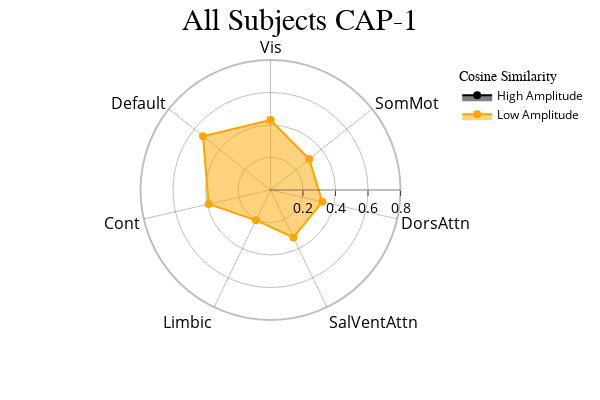
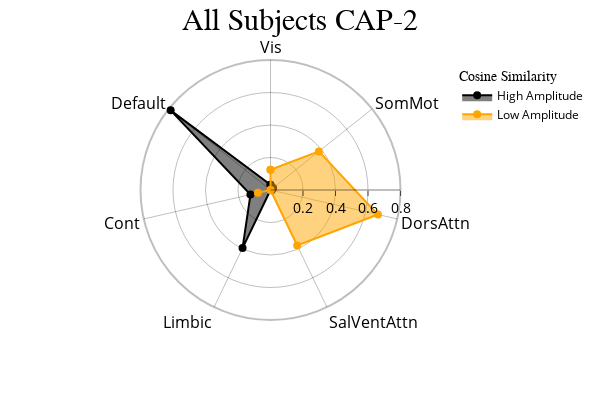
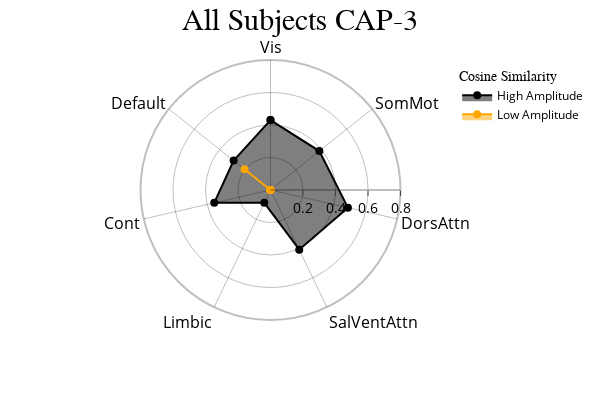

The cell these charts' notebook holds for them, in order:
### Markdown cell above
<font size="6">CAPs to Radar Plots </font>

 <font size="3">Radar plots showing the cosine similarity between each network and the positive ("High Amplitude") and negative ("Low Amplitude") activations in each CAP. Since this function assumes that the matrix subjected to kmeans clustering was standardized, "High Amplitude" represents values above the mean (0) and "Low Amplitude" represents values below the mean (0). During calculation of the "Low Amplitude" cosine similarity, the inverse is computed to turn this similarity positive for visualization purposes.</font>

### Code cell
radialaxis = {
    "showline": True,
    "linewidth": 2,
    "linecolor": "rgba(0, 0, 0, 0.25)",
    "gridcolor": "rgba(0, 0, 0, 0.25)",
    "ticks": "outside",
    "tickfont": {"size": 14, "color": "black"},
    "range": [0, 0.8],
    "tickvals": ["", 0.2, "", 0.4, "", 0.6, "", 0.8],
}

legend = {
    "yanchor": "top",
    "y": 0.99,
    "x": 0.99,
    "title_font_family": "Times New Roman",
    "font": {"size": 12, "color": "black"},
}

colors = {"High Amplitude": "black", "Low Amplitude": "orange"}

cap_analysis.caps2radar(
    radialaxis=radialaxis, height=400, width=600, color_discrete_map=colors, legend=legend
)

### Figure 1 — Plotly figure (JSON) as saved in the notebook; plotly's stock layout.template omitted (floating-point values rounded to 4 significant figures)
{"data": [{"fill": "toself", "hovertemplate": "color=High Amplitude<br>r=%{r}<br>Regions=%{theta}<extra></extra>", "legendgroup": "High Amplitude", "line": {"color": "black", "dash": "solid"}, "marker": {"size": 8, "symbol": "circle"}, "mode": "markers+lines", "name": "High Amplitude", "r": [NaN, NaN, NaN, NaN, NaN, NaN, NaN, NaN], "showlegend": true, "subplot": "polar", "theta": ["Vis", "SomMot", "DorsAttn", "SalVentAttn", "Limbic", "Cont", "Default", "Vis"], "type": "scatterpolar"}, {"fill": "toself", "hovertemplate": "color=Low Amplitude<br>r=%{r}<br>Regions=%{theta}<extra></extra>", "legendgroup": "Low Amplitude", "line": {"color": "orange", "dash": "solid"}, "marker": {"size": 8, "symbol": "circle"}, "mode": "markers+lines", "name": "Low Amplitude", "r": [0.4307, 0.3049, 0.3271, 0.3242, 0.2062, 0.3903, 0.5314, 0.4307], "showlegend": true, "subplot": "polar", "theta": ["Vis", "SomMot", "DorsAttn", "SalVentAttn", "Limbic", "Cont", "Default", "Vis"], "type": "scatterpolar"}], "layout": {"height": 400, "legend": {"font": {"color": "black", "size": 12}, "title": {"font": {"family": "Times New Roman"}, "text": "Cosine Similarity"}, "tracegroupgap": 0, "x": 0.99, "y": 0.99, "yanchor": "top"}, "margin": {"t": 60}, "polar": {"angularaxis": {"categoryarray": ["Vis", "SomMot", "DorsAttn", "SalVentAttn", "Limbic", "Cont", "Default", "Vis", "SomMot", "DorsAttn", "SalVentAttn", "Limbic", "Cont", "Default"], "categoryorder": "array", "direction": "clockwise", "gridcolor": "rgba(0, 0, 0, 0.25)", "linecolor": "rgba(0, 0, 0, 0.25)", "linewidth": 2, "rotation": 90, "showline": true, "tickfont": {"color": "black", "size": 16}}, "bgcolor": "white", "domain": {"x": [0, 1], "y": [0, 1]}, "radialaxis": {"gridcolor": "rgba(0, 0, 0, 0.25)", "linecolor": "rgba(0, 0, 0, 0.25)", "linewidth": 2, "range": [0, 0.8], "showline": true, "tickfont": {"color": "black", "size": 14}, "ticks": "outside", "tickvals": ["", 0.2, "", 0.4, "", 0.6, "", 0.8]}}, "showlegend": true, "title": {"font": {"color": "black", "family": "Times New Roman", "size": 30}, "text": "All Subjects CAP-1", "x": 0.5}, "width": 600}}

### Figure 2 — Plotly figure (JSON) as saved in the notebook; plotly's stock layout.template omitted (floating-point values rounded to 4 significant figures)
{"data": [{"fill": "toself", "hovertemplate": "color=High Amplitude<br>r=%{r}<br>Regions=%{theta}<extra></extra>", "legendgroup": "High Amplitude", "line": {"color": "black", "dash": "solid"}, "marker": {"size": 8, "symbol": "circle"}, "mode": "markers+lines", "name": "High Amplitude", "r": [0.03242, 0.02026, 0.007891, 0.0, 0.3966, 0.1266, 0.786, 0.03242], "showlegend": true, "subplot": "polar", "theta": ["Vis", "SomMot", "DorsAttn", "SalVentAttn", "Limbic", "Cont", "Default", "Vis"], "type": "scatterpolar"}, {"fill": "toself", "hovertemplate": "color=Low Amplitude<br>r=%{r}<br>Regions=%{theta}<extra></extra>", "legendgroup": "Low Amplitude", "line": {"color": "orange", "dash": "solid"}, "marker": {"size": 8, "symbol": "circle"}, "mode": "markers+lines", "name": "Low Amplitude", "r": [0.1248, 0.3809, 0.6779, 0.3789, 0.0, 0.07931, 0.0, 0.1248], "showlegend": true, "subplot": "polar", "theta": ["Vis", "SomMot", "DorsAttn", "SalVentAttn", "Limbic", "Cont", "Default", "Vis"], "type": "scatterpolar"}], "layout": {"height": 400, "legend": {"font": {"color": "black", "size": 12}, "title": {"font": {"family": "Times New Roman"}, "text": "Cosine Similarity"}, "tracegroupgap": 0, "x": 0.99, "y": 0.99, "yanchor": "top"}, "margin": {"t": 60}, "polar": {"angularaxis": {"categoryarray": ["Vis", "SomMot", "DorsAttn", "SalVentAttn", "Limbic", "Cont", "Default", "Vis", "SomMot", "DorsAttn", "SalVentAttn", "Limbic", "Cont", "Default"], "categoryorder": "array", "direction": "clockwise", "gridcolor": "rgba(0, 0, 0, 0.25)", "linecolor": "rgba(0, 0, 0, 0.25)", "linewidth": 2, "rotation": 90, "showline": true, "tickfont": {"color": "black", "size": 16}}, "bgcolor": "white", "domain": {"x": [0, 1], "y": [0, 1]}, "radialaxis": {"gridcolor": "rgba(0, 0, 0, 0.25)", "linecolor": "rgba(0, 0, 0, 0.25)", "linewidth": 2, "range": [0, 0.8], "showline": true, "tickfont": {"color": "black", "size": 14}, "ticks": "outside", "tickvals": ["", 0.2, "", 0.4, "", 0.6, "", 0.8]}}, "showlegend": true, "title": {"font": {"color": "black", "family": "Times New Roman", "size": 30}, "text": "All Subjects CAP-2", "x": 0.5}, "width": 600}}

### Figure 3 — Plotly figure (JSON) as saved in the notebook; plotly's stock layout.template omitted (floating-point values rounded to 4 significant figures)
{"data": [{"fill": "toself", "hovertemplate": "color=High Amplitude<br>r=%{r}<br>Regions=%{theta}<extra></extra>", "legendgroup": "High Amplitude", "line": {"color": "black", "dash": "solid"}, "marker": {"size": 8, "symbol": "circle"}, "mode": "markers+lines", "name": "High Amplitude", "r": [0.4304, 0.3843, 0.4888, 0.4075, 0.08789, 0.3549, 0.2902, 0.4304], "showlegend": true, "subplot": "polar", "theta": ["Vis", "SomMot", "DorsAttn", "SalVentAttn", "Limbic", "Cont", "Default", "Vis"], "type": "scatterpolar"}, {"fill": "toself", "hovertemplate": "color=Low Amplitude<br>r=%{r}<br>Regions=%{theta}<extra></extra>", "legendgroup": "Low Amplitude", "line": {"color": "orange", "dash": "solid"}, "marker": {"size": 8, "symbol": "circle"}, "mode": "markers+lines", "name": "Low Amplitude", "r": [0.0, 0.0, 0.0, 0.0, 0.0, 0.0, 0.2041, 0.0], "showlegend": true, "subplot": "polar", "theta": ["Vis", "SomMot", "DorsAttn", "SalVentAttn", "Limbic", "Cont", "Default", "Vis"], "type": "scatterpolar"}], "layout": {"height": 400, "legend": {"font": {"color": "black", "size": 12}, "title": {"font": {"family": "Times New Roman"}, "text": "Cosine Similarity"}, "tracegroupgap": 0, "x": 0.99, "y": 0.99, "yanchor": "top"}, "margin": {"t": 60}, "polar": {"angularaxis": {"categoryarray": ["Vis", "SomMot", "DorsAttn", "SalVentAttn", "Limbic", "Cont", "Default", "Vis", "SomMot", "DorsAttn", "SalVentAttn", "Limbic", "Cont", "Default"], "categoryorder": "array", "direction": "clockwise", "gridcolor": "rgba(0, 0, 0, 0.25)", "linecolor": "rgba(0, 0, 0, 0.25)", "linewidth": 2, "rotation": 90, "showline": true, "tickfont": {"color": "black", "size": 16}}, "bgcolor": "white", "domain": {"x": [0, 1], "y": [0, 1]}, "radialaxis": {"gridcolor": "rgba(0, 0, 0, 0.25)", "linecolor": "rgba(0, 0, 0, 0.25)", "linewidth": 2, "range": [0, 0.8], "showline": true, "tickfont": {"color": "black", "size": 14}, "ticks": "outside", "tickvals": ["", 0.2, "", 0.4, "", 0.6, "", 0.8]}}, "showlegend": true, "title": {"font": {"color": "black", "family": "Times New Roman", "size": 30}, "text": "All Subjects CAP-3", "x": 0.5}, "width": 600}}
